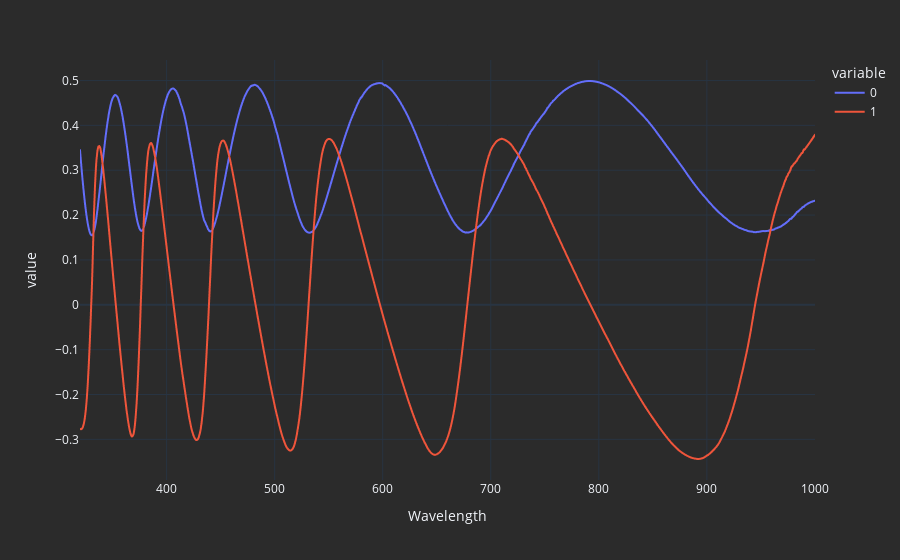

Notebook cell for this chart:
### Code cell
N = -Mdf_cloude.loc[:,['M12', 'M21']].mean(axis=1)
C = Mdf_cloude.loc[:,'M33']
S = Mdf_cloude.loc[:,'M34']

Ψ = (C + 1j * S / (1 + N)).apply(lambda x: np.arctan(np.abs(x)))
Δ = (C + 1j * S / (1 + N)).apply(lambda x: np.angle(x))

pd.concat([Ψ, Δ], axis=1).plot()

### Figure 1 — Plotly figure (JSON) as saved in the notebook; plotly's stock layout.template omitted (floating-point values rounded to 4 significant figures; data arrays with more than 128 entries replaced by an {"elided": "..."} marker saying what was removed)
{"data": [{"hovertemplate": "variable=0<br>Wavelength=%{x}<br>value=%{y}<extra></extra>", "legendgroup": "0", "line": {"color": "#636efa", "dash": "solid"}, "marker": {"symbol": "circle"}, "mode": "lines", "name": "0", "showlegend": true, "type": "scattergl", "x": {"elided": "1600 float values"}, "xaxis": "x", "y": {"elided": "1600 float values"}, "yaxis": "y"}, {"hovertemplate": "variable=1<br>Wavelength=%{x}<br>value=%{y}<extra></extra>", "legendgroup": "1", "line": {"color": "#EF553B", "dash": "solid"}, "marker": {"symbol": "circle"}, "mode": "lines", "name": "1", "showlegend": true, "type": "scattergl", "x": {"elided": "1600 float values"}, "xaxis": "x", "y": {"elided": "1600 float values"}, "yaxis": "y"}], "layout": {"autosize": true, "legend": {"title": {"text": "variable"}, "tracegroupgap": 0}, "margin": {"t": 60}, "xaxis": {"anchor": "y", "autorange": true, "domain": [0, 1], "range": [319.8, 1000.0], "title": {"text": "Wavelength"}, "type": "linear"}, "yaxis": {"anchor": "x", "autorange": true, "domain": [0, 1], "range": [-0.3906, 0.5458], "title": {"text": "value"}, "type": "linear"}}}
